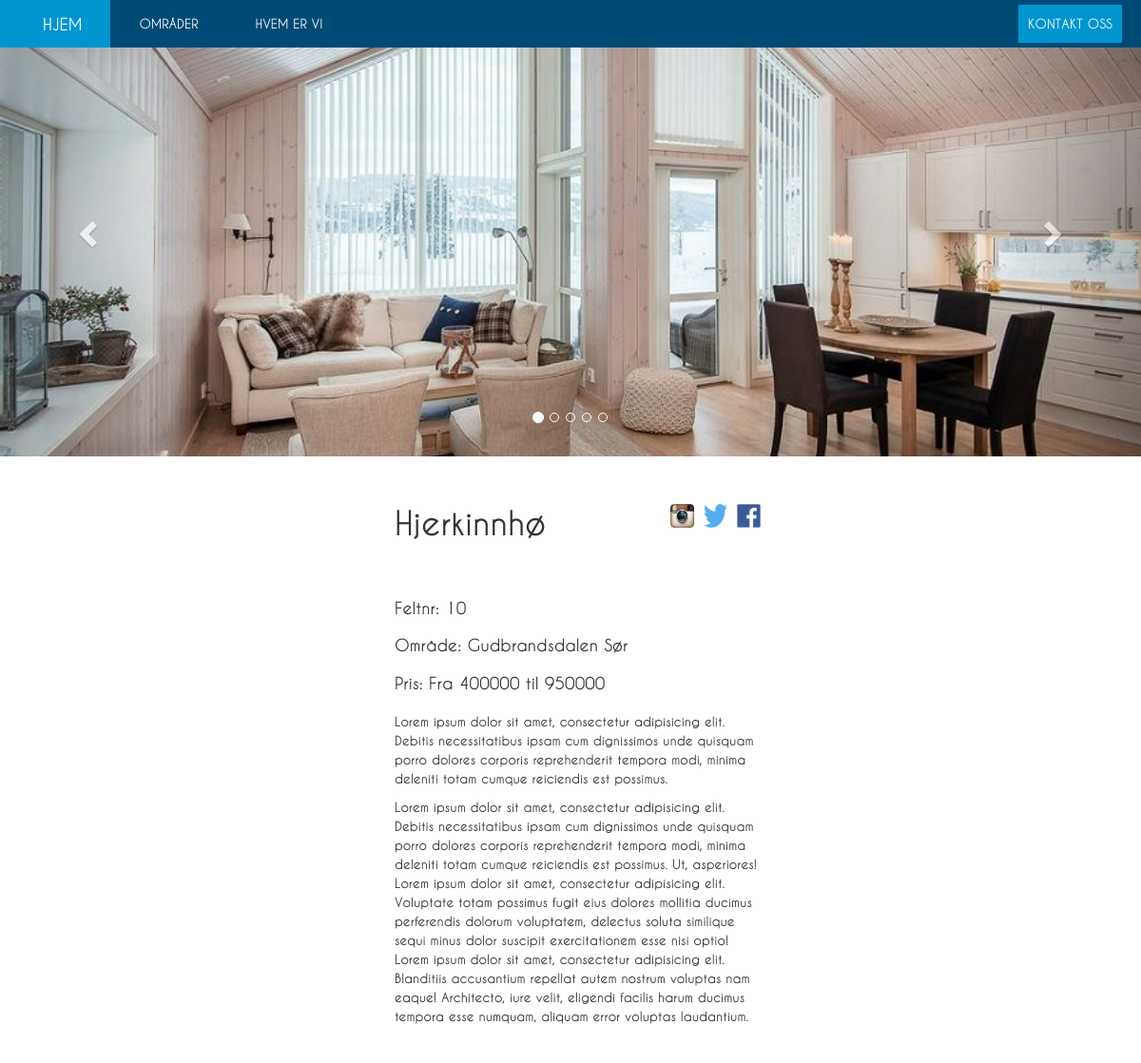
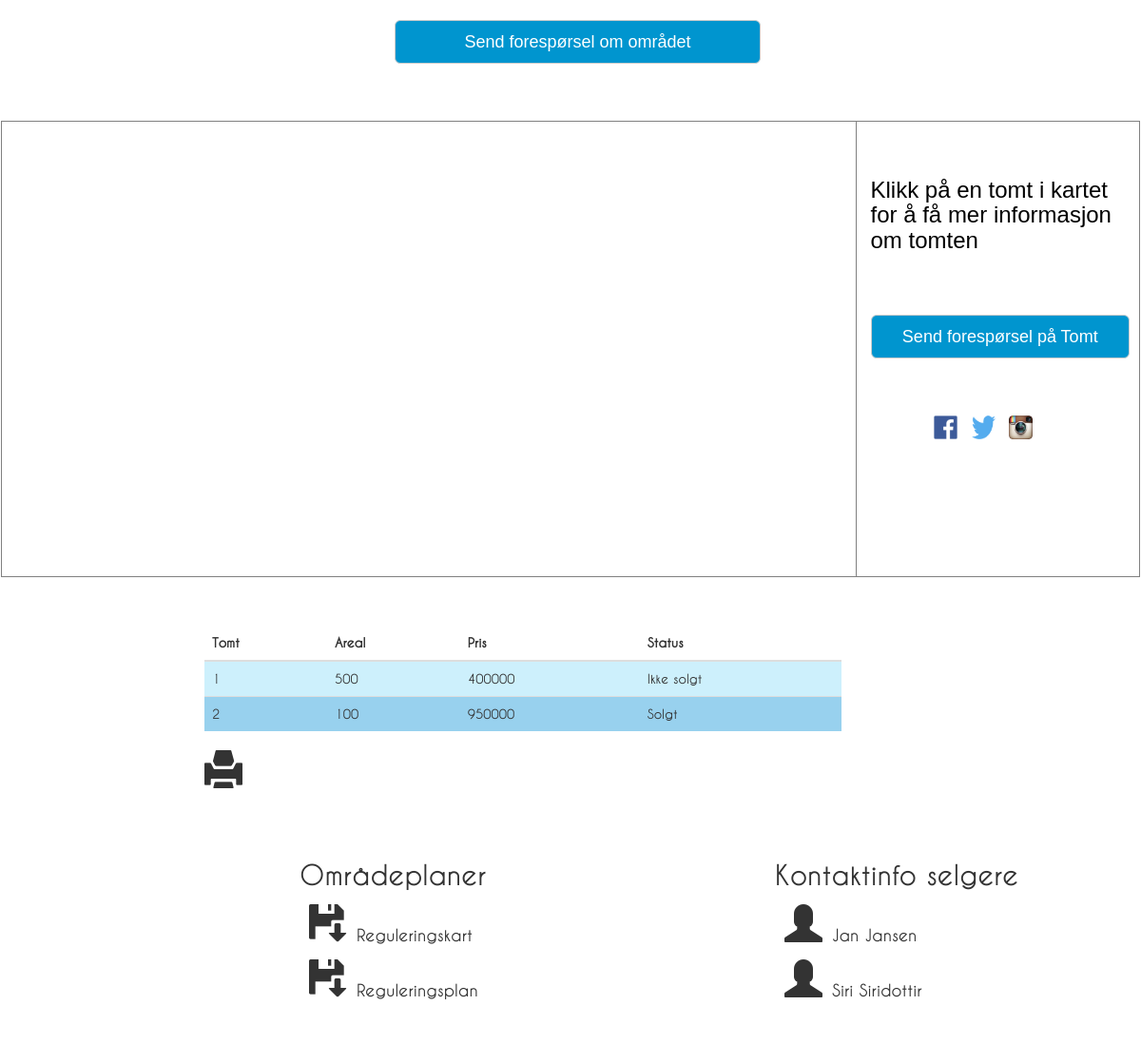
Page /tomteområde.php?name=Hjerkinnhø (upper part) on the earlier database version (2 pictures, top to bottom).
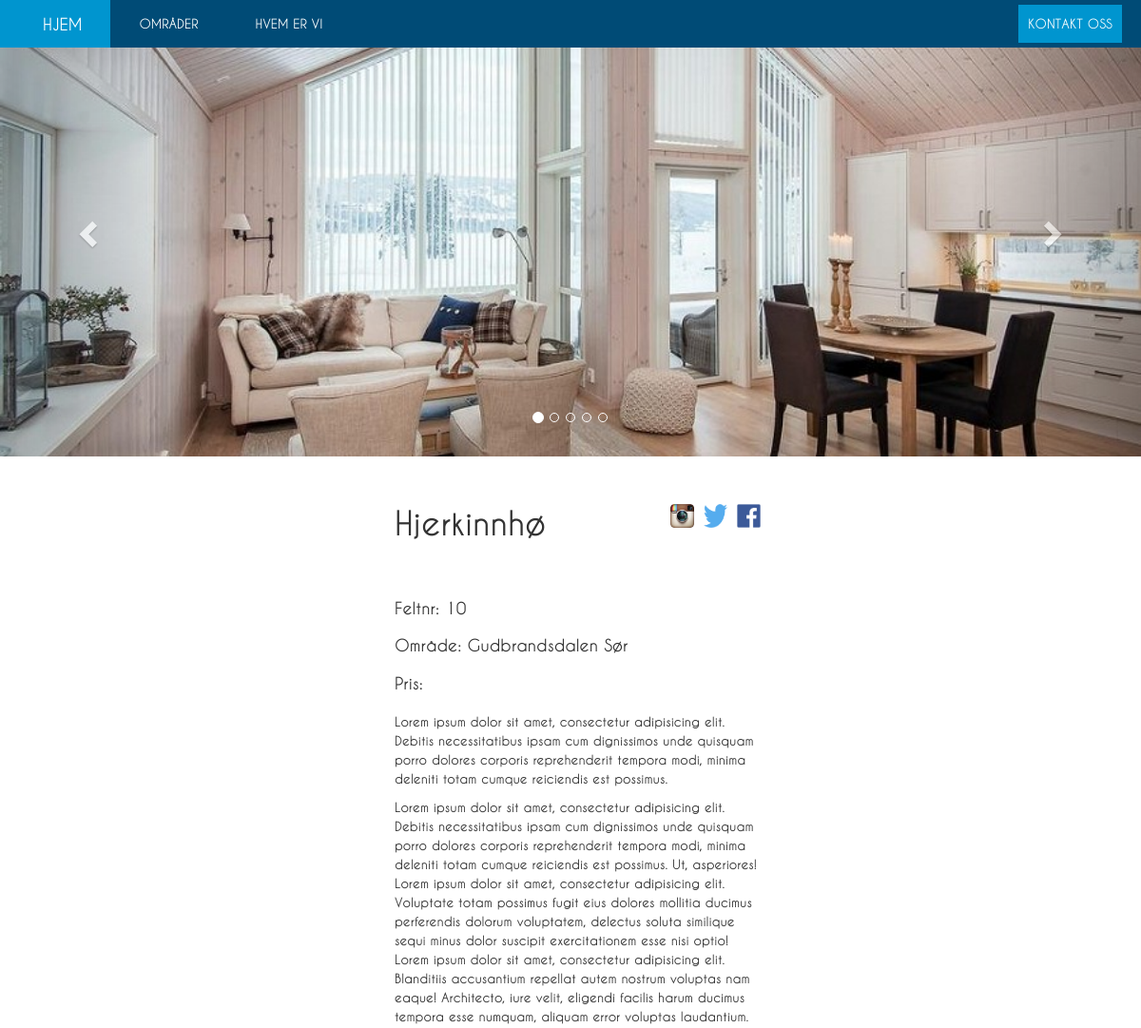
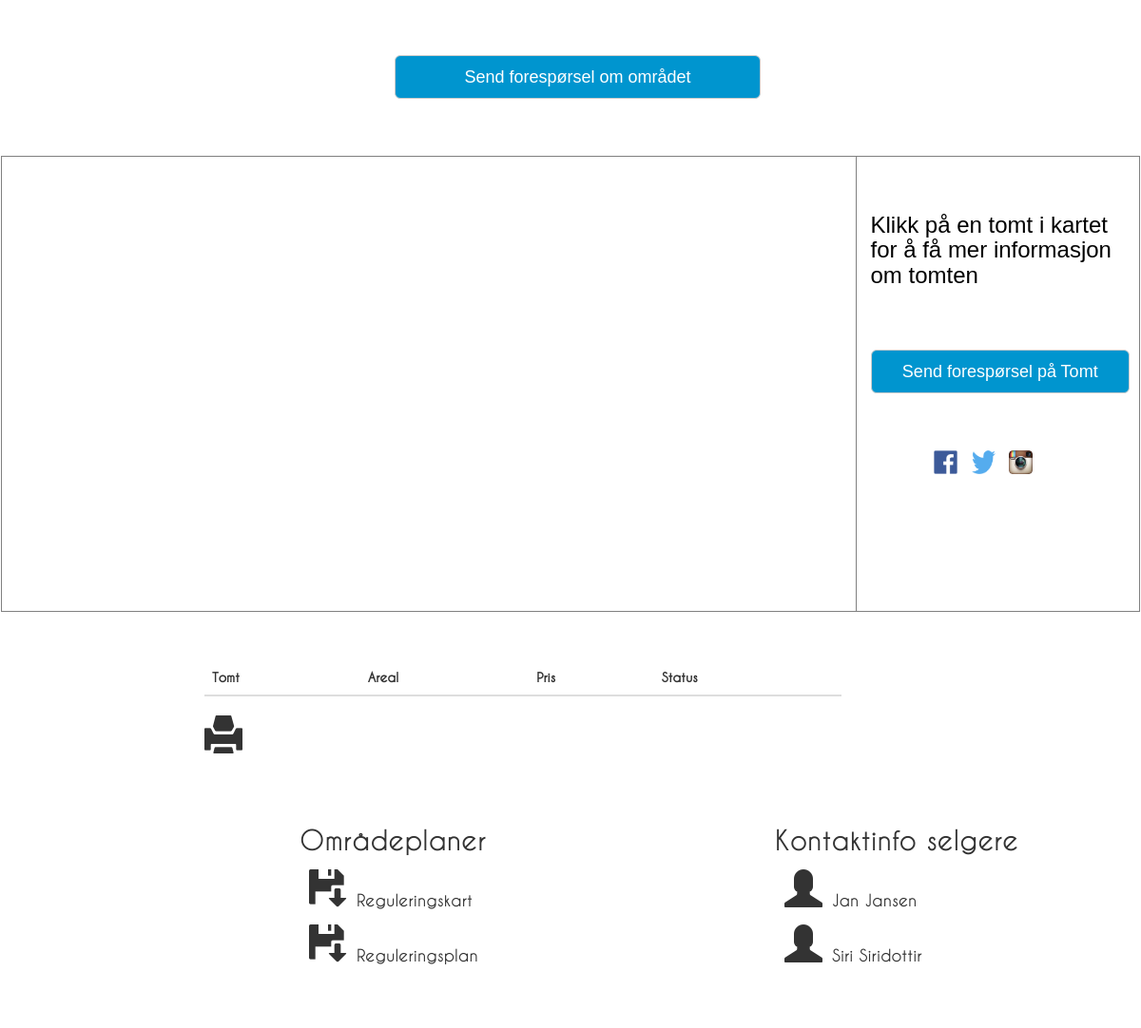
Same page on the later database version (2 pictures, top to bottom).
### tables this page shows
CREATE TABLE `Tomter` (
  `feltnr` bigint(20) NOT NULL,
  `tomtenr` bigint(20) NOT NULL,
  `gnr_bnr` varchar(50) NOT NULL,
  `areal` int(11) NOT NULL,
  `pris` int(11) NOT NULL,
  `tekst` longtext NOT NULL,
  `status_solgt` tinyint(1) NOT NULL,
  `reg_plan` varchar(500) NOT NULL,
  `reg_kart` varchar(500) NOT NULL
);

### classes/dblogin.php (called while the page is built, shortened)
<?php
class dblogin {
	public $db_host = 'localhost';
	public $db_database = 'TindeUtvikling';
	public $db_user = 'root';
	public $db_pass = 'root';
	public function __construct() {
		try {
			$this->db = new PDO("mysql:host=$this->db_host; dbname=$this->db_database; charset=utf8", $this->db_user, $this->db_pass);
		} catch(PDOException  $e) {
             try {
                $this->db = new PDO("mysql:host=$this->db_host; dbname=; charset=utf8", $this->db_user, $this->db_pass);
                $this->db->setAttribute(PDO::ATTR_ERRMODE, PDO::ERRMODE_WARNING);
            } catch(PDOException  $e) {
                die ("Error: ".$e->getMessage());
            }
		}
	}
}
$dblogin = new dblogin();

### classes/dbfetch.php (called while the page is built, shortened)
<?php require_once('dblogin.php');
class fetchTomter {
	public function fetchPerFeltnr($feltnr) {
		global $dblogin;
		$query = "SELECT * FROM tomter WHERE feltnr=?";
		$stmnt = $dblogin->db->prepare($query);
		if ($stmnt->execute(array($feltnr))) {
			$tomter = $stmnt->fetchAll(PDO::FETCH_ASSOC);
			return $tomter;
		}
	}
}
class fetchTomteområder {
	public function fetchSingle($feltnr) {
		global $dblogin;
		$query = "SELECT * FROM tomteområde WHERE navn=? LIMIT 1";
		$stmnt = $dblogin->db->prepare($query);
		if ($stmnt->execute(array($feltnr))) {
			$tomteområde = $stmnt->fetch(PDO::FETCH_ASSOC);
			return $tomteområde;
		}
	}
}
?>

### tomteområde.php (the view, shortened to what this page needs)
<?php
require('classes/dbfetch.php');
require_once('classes/dblogin.php');
$dbtomteområde = new fetchTomteområder();
$tomteområde = checkExist($dbtomteområde);
$dbtomter = new fetchTomter();
$tomter = $dbtomter->fetchPerFeltnr($tomteområde["felt_nr"]);
function checkExist($dbtomteområde) {
    if(isset($_GET["name"])) {
        if ($fetchTomteområde = $dbtomteområde->fetchSingle($_GET["name"])) {
            return $fetchTomteområde;
        } else {
            Header("Location: ../område.php");
            exit();
        }
    }
}
?>
<!DOCTYPE html>
<html lang="en">
<head>
    <link rel="stylesheet" type="text/css" href="https://maxcdn.bootstrapcdn.com/bootstrap/3.3.7/css/bootstrap.min.css">
    <link rel="stylesheet" type="text/css" href="../css/tinde.css">
    <link rel="stylesheet" type="text/css" href="../css/maps.css">
</head>
<body>
    <div class="container">
    <?php include("navigation.php"); ?>
    <div class="container-fluid">
        <header>
            <div id="carousel" class="carousel slide carousel-fade" data-interval="0" data-ride="carousel">
                <ol class="carousel-indicators">
                    <li data-target="#carousel" data-slide-to="0" class="active"></li>
                    <li data-target="#carousel" data-slide-to="1"></li>
                    <li data-target="#carousel" data-slide-to="2"></li>
                    <li data-target="#carousel" data-slide-to="3"></li>
                    <li data-target="#carousel" data-slide-to="4"></li>
                </ol>
                <div class="carousel-inner">
                    <div class="active item">
                    </div>
                </div>
                <a class="carousel-control left" href="#carousel" data-slide="prev"><span class="glyphicon glyphicon-chevron-left"></span></a>
                <a class="carousel-control right" href="#carousel" data-slide="next"><span class="glyphicon glyphicon-chevron-right"></span></a>
            </div>
        </header>
        <div class="row">
            <div class="col-xs-11 col-xs-offset-1 col-md-4 col-md-offset-4 tomt-info">
                <h1><?php echo $tomteområde["navn"]?></h1>
                <a href="#"><img src="../img/facebooklogo.png " height="25" width="25" class="pull-right"></a>
                <a href="#"><img src="../img/twitterlogo.png" height="25" width="25" class="pull-right"></a>
                <a href="#"><img src="../img/instalogo.png " height="25" width="25" class="pull-right"></a>
            </div>
        </div>
        <div class="row">
            <div class="col-xs-10 col-xs-offset-1 col-md-4 col-md-offset-4 tomt-info">
                <h4>Feltnr: <?php echo $tomteområde["felt_nr"]?></h4>
                <h4>Område: <?php echo $tomteområde["area_name"]?></h4>
                <h4>Pris:
                <?php
                    if (!empty($tomter)) {
                        echo "Fra ";
                        echo min(array_column($tomter, 'pris'));
                        echo " til ";
                        echo max(array_column($tomter, 'pris'));
                    }
                 ?>
                 </h4>
                <p><?php echo $tomteområde["ingress"]?></p>
                <p><?php echo $tomteområde["tekst"]?></p>
                <a href="../kontakt.php" class="btn btn-default btn-lg btn-kontakt">Send forespørsel om området</a>
            </div>
        </div>
        <div class="row kart-row">
            <div class="col-md-9 col-xs-12 kart-tomter">
                <div id="map-canvas"></div>
            </div>
            <div class="col-md-3 col-xs-12 dialog-boks">
               <div id="tomtebox">
                <h3>Klikk på en tomt i kartet for å få mer informasjon om tomten</h3>
                </div>
                <a href="../kontakt.php" class="btn btn-default btn-lg btn-kontakt">Send forespørsel på Tomt</a>
                <div class="center-block">
                    <a href="#"><img src="../img/facebooklogo.png " height="25" width="25"></a>
                    <a href="#"><img src="../img/twitterlogo.png" height="25" width="25" ></a>
                    <a href="#"><img src="../img/instalogo.png " height="25" width="25" ></a>
                </div>
            </div>
        </div>
        <div class="row">
            <div class="col-xs-12 visTomteliste">
            </div>
        </div>
        <div class="row">
            <div class="col-md-7 col-md-offset-2 liste">
                <table style="width: 100%; text-align: left;" class="table" id="printTable">
                    <thead>
                      <tr>
                        <th>Tomt</th>
                        <th>Areal</th>
                        <th>Pris</th>
                        <th>Status</th>
                      </tr>
                    </thead>
                    <tbody>
                    <?php
                        $tomterCount = count($tomter);
                        for ($i = 0; $tomterCount > $i; $i++) {
                            echo "<tr>";
                            echo "<td>" . $tomter[$i]["tomtenr"] . "</td>";
                            echo "<td>" . $tomter[$i]["areal"] . "</td>";
                            echo "<td>" . $tomter[$i]["pris"] . "</td>";
                            if ($tomter[$i]["status_solgt"] == 1) {
                                echo "<td>" . "Solgt";
                            } else {
                                echo "<td>" . "Ikke solgt" . "</td>";
                            }
                            echo "</tr>";
                        }
                    ?>
                    </tbody>
                </table>
                <div class="print">
                    <span class="glyphicon glyphicon-print" id="printknapp"></span>
                </div>
            </div>
        </div>
        </div>
       <div class="row reg-selgere-row">
            <div class="col-xs-11 col-xs-offset-1 col-md-4 col-md-offset-3 planer">
                <h2>Områdeplaner</h2>
                <h4><span class="glyphicon glyphicon-floppy-save"></span>Reguleringskart</h4>
                <h4><span class="glyphicon glyphicon-floppy-save"></span>Reguleringsplan</h4>
            </div>
            <div class="col-xs-11 col-xs-offset-1 col-md-4 selgere">
                <h2>Kontaktinfo selgere</h2>
                <h4><span class="glyphicon glyphicon-user"></span>Jan Jansen</h4>
                <h4><span class="glyphicon glyphicon-user"></span>Siri Siridottir</h4>
            </div>
        </div>
    </div>
</body>
</html>

### navigation.php (shortened to what this page needs)
<nav class="navbar navbar-default navbar-fixed-top">
  <div class="container-fluid">
    <div class="navbar-header">
      <?php if (strpos($_SERVER['REQUEST_URI'], 'tomteomr') == false ): ?>
        <a class="navbar-brand" href="index.php">HJEM</a>
      <?php else: ?>
        <a class="navbar-brand" href="../index.php">HJEM</a>
      <?php endif; ?>
    </div>
    <div class="collapse navbar-collapse" id="bs-example-navbar-collapse-1">
      <ul class="nav navbar-nav">
      <?php if (strpos($_SERVER['REQUEST_URI'], 'tomteomr') == false ): ?>
        <li><a href="område.php">OMRÅDER</a></li>
        <li><a href="omoss.php">HVEM ER VI</a></li>
      <?php else: ?>
        <li><a href="../område.php">OMRÅDER</a></li>
        <li><a href="../omoss.php">HVEM ER VI</a></li>
      <?php endif; ?>
      </ul>
      <ul class="nav navbar-nav navbar-right">
      <?php if (strpos($_SERVER['REQUEST_URI'], 'tomteomr') == false ): ?>
        <li id="kontakt-knapp" class="active"><a href="kontakt.php">KONTAKT OSS<span class="sr-only">(current)</span></a></li>
      <?php else: ?>
        <li id="kontakt-knapp" class="active"><a href="../kontakt.php">KONTAKT OSS<span class="sr-only">(current)</span></a></li>
      <?php endif; ?>
      </ul>
    </div>
  </div>
</nav>

### css/tinde.css (style rules this page uses)
body, .navbar li a, .navbar-brand { font-family:"Caviar Dreams Bold"; }
.container { width: 100%; padding: 0; }
.container-fluid { padding: 0px; }
.col-lg-12, .col-lg-10, .col-lg-9, .col-xs-12 { padding: 0; }
.row { margin:0; }
.navbar { background-color: #004B76; border-bottom-width: 0px; }
.navbar .navbar-brand { padding-left:60px; padding-right: 30px; }
.navbar-default .navbar-nav>li>a { color: white; padding-right: 30px; padding-left: 30px; }
.navbar-default .navbar-brand { color: white; }
.navbar-default .navbar-nav>.active>a, .navbar-default .navbar-nav>.active>a:focus, .navbar-default .navbar-nav>.active>a:hover { color: white; background-color: #0095CF; padding: 10px; margin-top: 5px; margin-right: 35px; }
.nav>li>a { padding-right: 35px; }
.kart-tomter { height: 60vh; border-style: solid; border-color: gray; border-width: 1px 0px 1px 1px; }
.kart-row { margin-right: 1px; margin-left: 1px; }
.dialog-boks { height: 60vh; padding-top: 50px; padding-left: 15px; border: 1px solid gray; }
.dialog-boks a { margin-right: 10px; }
.dialog-boks .center-block { width: 150px; margin-bottom: 20px; }
.tomt-info { margin-top: 50px; padding-right: 0px; }
.tomt-info img { margin-left: 10px; }
.tomt-info h1 { margin-bottom: 30px; }
.tomt-info h4 { margin-bottom: 20px; }
.btn-kontakt { margin: 60px auto; display: block; background-color: #0095CF; color: white; }
.tomt-info h1 { display: inline; }
.liste { margin-top: 50px; }
.print span { font-size: 4rem; }
.reg-selgere-row { margin-top: 50px; margin-bottom: 50px; }
.planer, .selgere { margin-bottom: 50px; }
.planer h4, .selgere h4 { margin: 15px 0; }
.planer h4 span, .selgere h4 span { font-size: 4rem; margin: 0 10px; }
#printknapp { cursor: pointer; }
.solgt { background: #98D1EE; }
.ledig { background: #CDF0FC; }

### css/maps.css (style rules this page uses)
h3 { margin: 4px 0; padding: 5px 0; font-family: arial, sans-serif; width: 100%; color: #fff; }
a { font-family: arial, sans-serif; color: #00B2EE; text-decoration: none; }
#map-canvas { width: auto; height: 60vh; }
#tomtebox h3 { color: black; }

Differences in the rows shown:
removed tomter: tomtenr "1", areal "500", pris "400000", status_solgt "Ikke solgt"
removed tomter: tomtenr "2", areal "100", pris "950000", status_solgt "Solgt"
Other differences:
min(array_column($tomter, 'pris')): "400000" → (not shown)
max(array_column($tomter, 'pris')): "950000" → (not shown)
text no longer shown: "Fra til"
